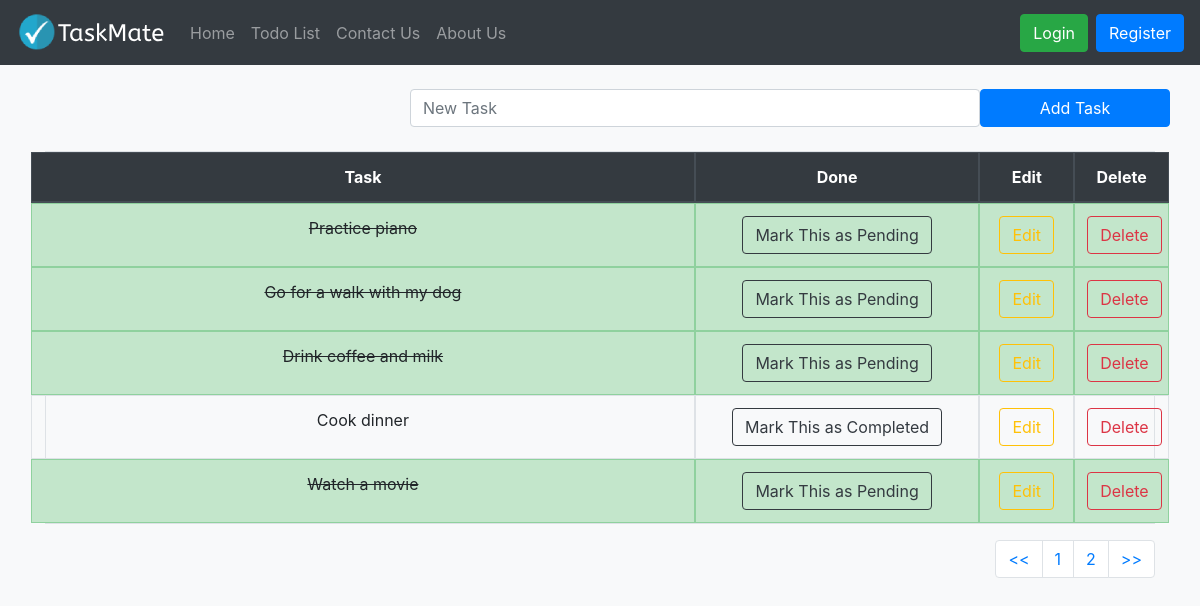
/todolist/, run on the app's committed database.
### todolist_app/models.py (models this page shows, shortened)
class TaskList(models.Model):
    task = models.CharField(max_length=300)
    done = models.BooleanField(default=False)
    """ Method to make Task list object(from admin panel) a string """

### todolist_app/views.py (the view)
# urls.py: path('todolist/',include('todolist_app.urls')),
def todolist(request):
    if request.method=="POST":
        form = TaskForm(request.POST or None)
        if form.is_valid():
            form.save()
        messages.success(request,("New Task Added!"))
        return redirect('todolist')
    else:
        all_tasks = TaskList.objects.all()
        paginator = Paginator(all_tasks, 5)
        page = request.GET.get('pg')
        all_tasks = paginator.get_page(page)
        return render(request, 'todolist.html',{'all_tasks':all_tasks})

### todolist_app/templates/todolist.html (shortened to what this page needs)
{% extends "base.html" %}
{% block content %}
<div class="container">
  <br>
  <form method="POST" class="row">
        <label class="col-lg-4"></label>
        <input type="text" class="form-control col-lg-6" name="task" placeholder="New Task">
        <button type="submit" class="btn btn-primary col-lg-2">Add Task</button>
  </form>
  <br>
  <table class="table table-bordered text-center">
    <thead class="thead-dark">
        <tr class="row">
          <th class="col-7">Task</th>
          <th class="col-3">Done</th>
          <th class="col-1">Edit</th>
          <th class="col-1">Delete</th>
        </tr>
    </thead>
    <tbody>
    {% if all_tasks %}
      {% for obj  in all_tasks %}
        {% if obj.done %}
          <tr class="table-success row">
            <td class="col-7"><del>{{ obj.task }}</del></td>
            <td class="col-3"><a href="{% url 'pending_task' obj.id %}"><button type="button" class="btn btn-outline-dark">Mark This as Pending</button></a></td>
            <td class="col-1"><a href="{% url 'edit_task' obj.id %}"><button type="button" class="btn btn-outline-warning">Edit</button></a></td>
            <td class="col-1"><a href="{% url 'delete_task' obj.id %}"><button type="button" class="btn btn-outline-danger">Delete</button></a></td>
          </tr>
          {% else %}
          <tr class="row">
            <td class="col-7">{{ obj.task }}</td>
            <td class="col-3"><a href="{% url 'complete_task' obj.id %}"><button type="button" class="btn btn-outline-dark">Mark This as Completed</button></a></td>
            <td class="col-1"><a href="{% url 'edit_task' obj.id %}"><button type="button" class="btn btn-outline-warning">Edit</button></a></td>
            <td class="col-1"><a href="{% url 'delete_task' obj.id %}"><button type="button" class="btn btn-outline-danger">Delete</button></a></td>
          </tr>
        {% endif %}
      {% endfor %}
    {% endif %}
    </tbody>
  </table>
  <nav aria-label="Page navigation example">
    <ul class="pagination justify-content-end">
      <li class="page-item"><a class="page-link" href="?pg=1"><<</a></li>
      <li class="page-item"><a class="page-link" href="?pg={{ all_tasks.number }}">{{ all_tasks.number }}</a></li>
      {% if all_tasks.has_next %}
        <li class="page-item"><a class="page-link" href="?pg={{ all_tasks.next_page_number }}">{{ all_tasks.next_page_number }}</a></li>
      {% endif %}
      <li class="page-item"><a class="page-link" href="?pg={{ all_tasks.paginator.num_pages }}">>></a></li>
    </ul>
  </nav>
</div>
{% endblock content %}

### data on the page
TaskList: task "Practice piano"
TaskList: task "Go for a walk with my dog"
TaskList: task "Drink coffee and milk"
TaskList: task "Cook dinner"
TaskList: task "Watch a movie"

### other printed values
{{ all_tasks.number }} "1"
{{ all_tasks.next_page_number }} "2"
